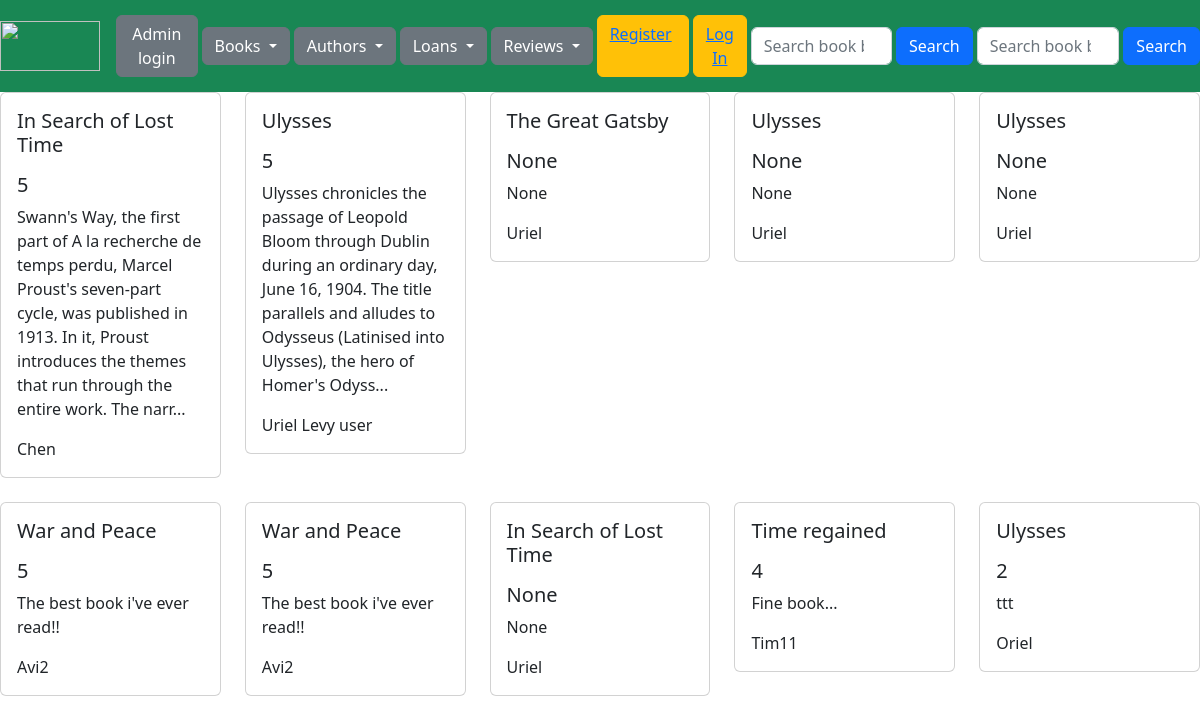
The app's page /reviews with its own data.
### books/models.py (models this page shows, shortened)
class Reviews(models.Model):
    stars=models.IntegerField(null=True, blank=True)
    text=models.CharField(max_length=500, null=True, blank=True)
    custID=models.ForeignKey(User, on_delete=models.CASCADE,)
    bookID=models.ForeignKey(Book, on_delete=models.CASCADE,)

class Book(models.Model):
    class BookType(models.IntegerChoices):
        ten_days = 1, "Ten Days Loan"
        five_days = 2, "Five Days Loan"
        two_days = 3, "Two Days Loan"
    name=models.CharField(max_length=50, null=False)
    author=models.CharField(max_length=50, null=False)
    year_published = models.DateField()
    type = models.SmallIntegerField(null=False, default = BookType.two_days, choices=BookType.choices)
    created_time=models.DateTimeField(auto_now_add=True)
    image = models.ImageField(null=True, blank=True, default='/placeholder.png')
    def __str__(self):
        return self.name

### books/views.py (the view)
# urls.py: path('reviews', views.reviews_list, name="reviews"),
def reviews_list(request):
    all_reviews = Reviews.objects.all()
    context = {
        'reviews_list': all_reviews,
    }
    return render(request,'books/reviews.html', context=context)

### books/templates/books/reviews.html (shortened to what this page needs)
{% extends "main.html" %}
{% load static %}
{% block content %}
<div class="row row-cols-1 row-cols-md-5 g-4">
        {% for review in reviews_list %}
        <div class="col">
          <div class="card">
            <div class="card-body">
              <h5 class="card-text"> {{ review.bookID }}</p>
              <h5 class="card-title">{{ review.stars }}</h5>
              <p class="card-text"> {{ review.text }}</p>
              <p class="card-text"> {{ review.custID }}</p>
            </div>
          </div>
        </div>
        {% endfor %}
    </div>
{% endblock%}

### records on screen
Reviews: bookID "In Search of Lost Time", stars "5", text "Swann's Way, the first part of A la recherche de temps perdu, Marcel Proust's seven-part cycle, was published in 1913. In it, Proust introduces the themes that run through the entire work. The narr...", custID "Chen"
Reviews: bookID "Ulysses", stars "5", text "Ulysses chronicles the passage of Leopold Bloom through Dublin during an ordinary day, June 16, 1904. The title parallels and alludes to Odysseus (Latinised into Ulysses), the hero of Homer's Odyss...", custID "Uriel Levy user"
Reviews: bookID "The Great Gatsby", stars "None", text "None", custID "Uriel"
Reviews: bookID "Ulysses", stars "None", text "None", custID "Uriel"
Reviews: bookID "Ulysses", stars "None", text "None", custID "Uriel"
Reviews: bookID "War and Peace", stars "5", text "The best book i've ever read!!", custID "Avi2"
Reviews: bookID "War and Peace", stars "5", text "The best book i've ever read!!", custID "Avi2"
Reviews: bookID "In Search of Lost Time", stars "None", text "None", custID "Uriel"
Reviews: bookID "Time regained", stars "4", text "Fine book...", custID "Tim11"
Reviews: bookID "Ulysses", stars "2", text "ttt", custID "Oriel"
